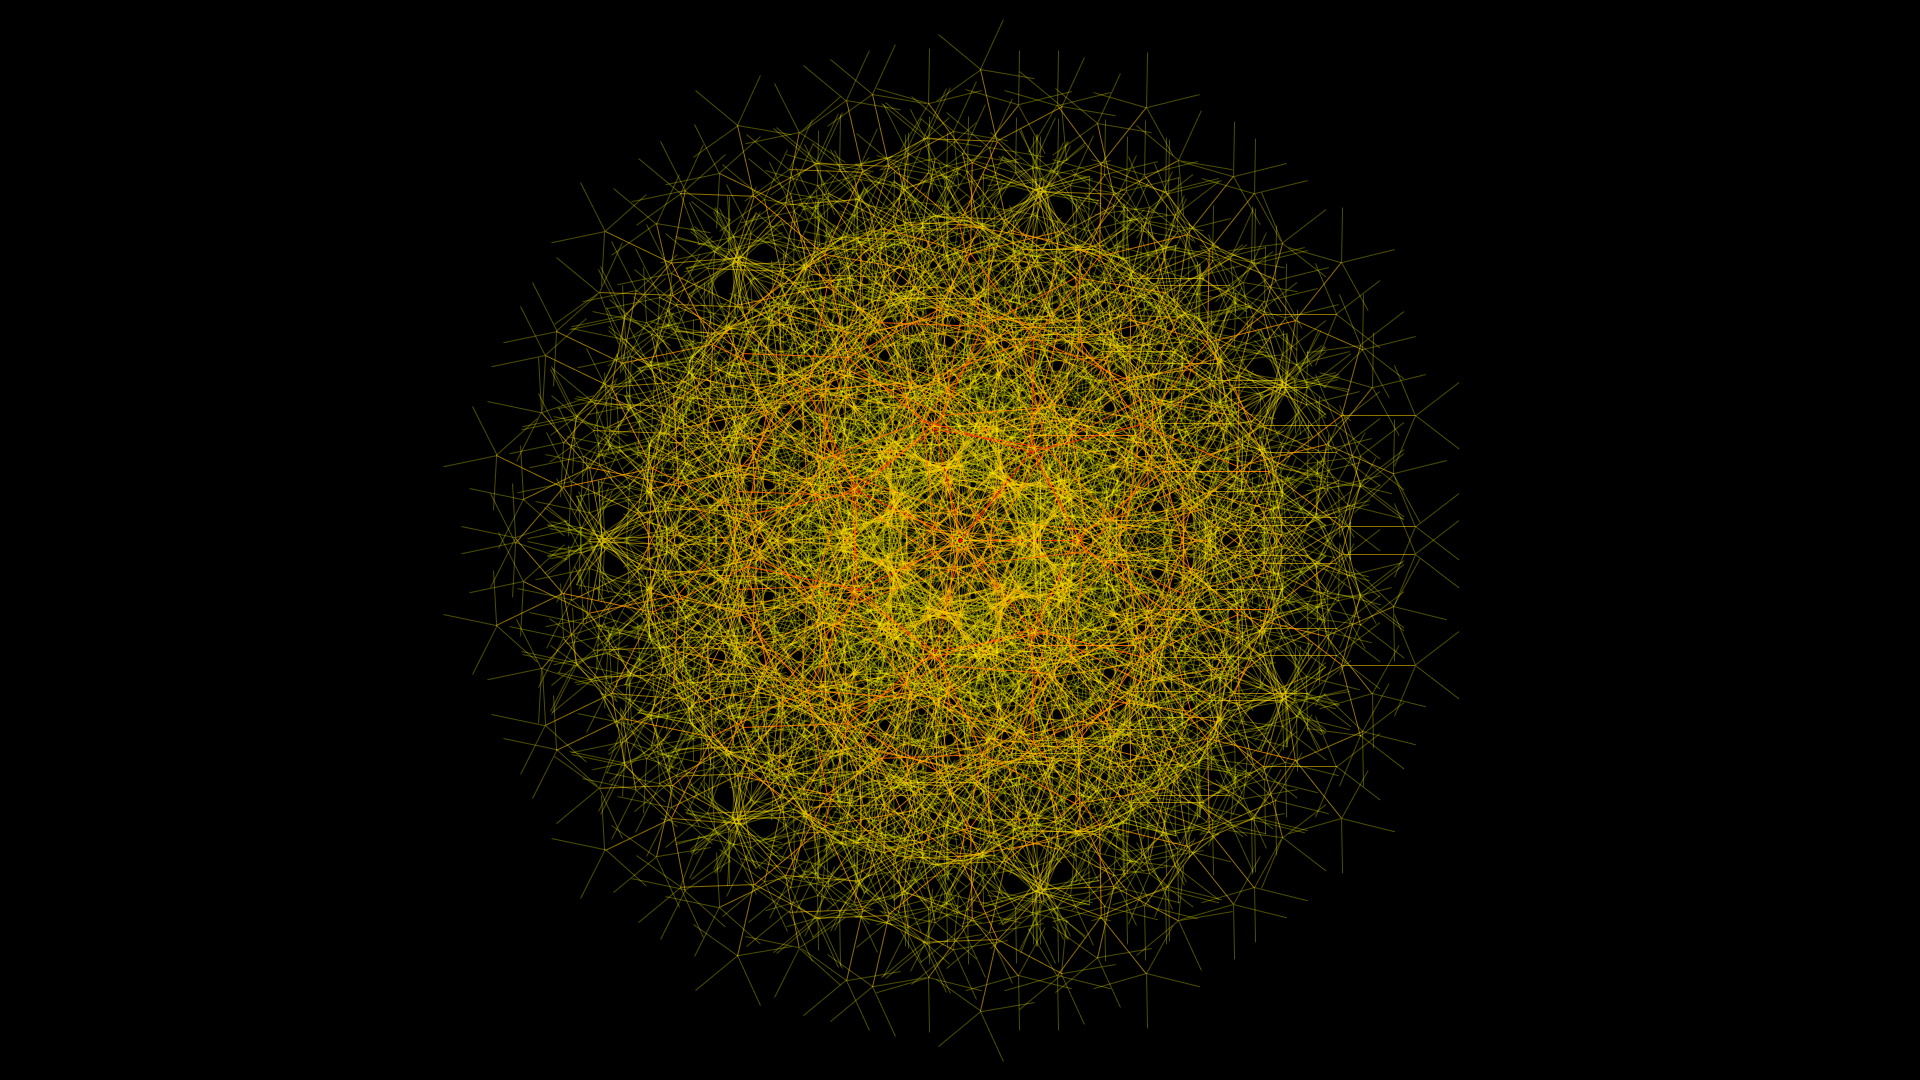

Write the Python code that produced this figure.
import math
from dataclasses import dataclass
from typing import List

from pptx_shapes import Presentation
from pptx_shapes.shapes import Group, Line, Rectangle, Shape
from pptx_shapes.style import FillStyle, StrokeStyle


@dataclass
class Config:
    start_color: str
    end_color: str
    depth: int
    start_branch_num: int
    branch_num: int
    branch_angle: float
    length: float

    def get_stroke(self, depth: int) -> StrokeStyle:
        ratio = depth / self.depth

        r1, g1, b1 = int(self.start_color[1:3], 16), int(self.start_color[3:5], 16), int(self.start_color[5:7], 16)
        r2, g2, b2 = int(self.end_color[1:3], 16), int(self.end_color[3:5], 16), int(self.end_color[5:7], 16)

        r = math.floor(r1 * (1 - ratio) + r2 * ratio)
        g = math.floor(g1 * (1 - ratio) + g2 * ratio)
        b = math.floor(b1 * (1 - ratio) + b2 * ratio)

        return StrokeStyle(color=f"#{r:02X}{g:02X}{b:02X}", opacity=1 - math.pow(depth / (self.depth + 1), 2), thickness=0.1)


def draw_fractal_line(config: Config, start_x: float, start_y: float, depth: int, degree: float, length: float, shapes: List[Shape]) -> None:
    if depth > config.depth:
        return

    start_angle = -(config.branch_num - 1) * config.branch_angle / 2 + degree

    for _ in range(config.branch_num):
        angle = start_angle * math.pi / 180
        x = start_x + math.cos(angle) * length
        y = start_y + math.sin(angle) * length

        shapes.append(Line(x1=start_x, y1=start_y, x2=x, y2=y, stroke=config.get_stroke(depth=depth)))
        draw_fractal_line(config, x, y, depth + 1, start_angle, length * math.pow(config.length, depth), shapes)
        start_angle += config.branch_angle


def draw_fractal(config: Config, x0: float, y0: float, length: float) -> List[Shape]:
    shapes = []
    degree = 360 / config.start_branch_num

    for i in range(config.start_branch_num):
        angle = degree * i * math.pi / 180
        x = x0 + math.cos(angle) * length
        y = y0 + math.sin(angle) * length

        shapes.append(Line(x1=x0, y1=y0, x2=x, y2=y, stroke=config.get_stroke(0)))
        draw_fractal_line(config, x, y, 1, degree * i, length, shapes)

    return shapes


def main() -> None:
    config = Config(
        start_color="#ff0000",
        end_color="#ffff00",
        depth=5,
        start_branch_num=7,
        branch_num=4,
        branch_angle=75,  # 20..90
        length=0.93  # 0.6..1.3
    )

    width = 33.867
    height = 19.05

    with Presentation(presentation_path="empty.pptx") as presentation:
        shapes = draw_fractal(config=config, x0=width / 2, y0=height / 2, length=2)
        presentation.add(shape=Rectangle(x=0, y=0, width=width, height=height, fill=FillStyle(color="#000")))
        presentation.add(shape=Group(shapes))
        presentation.save("fractal.pptx")


if __name__ == "__main__":
    main()
